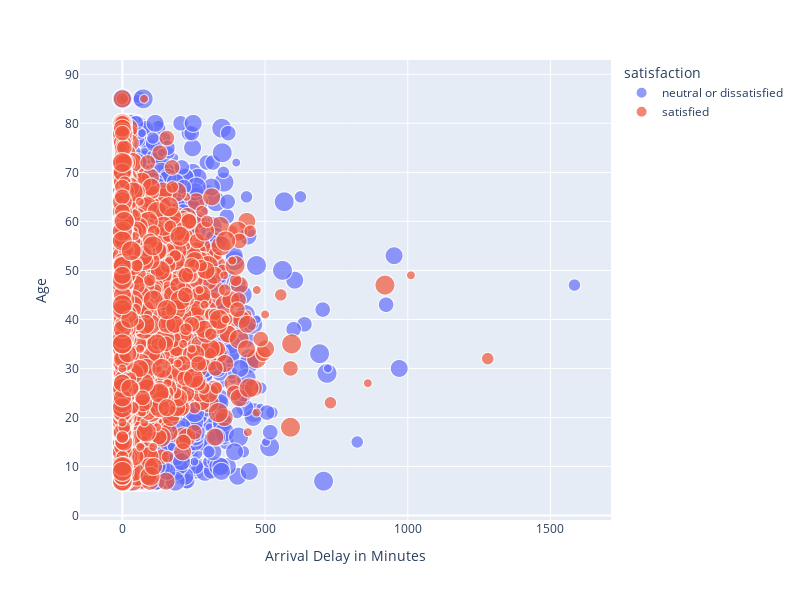

Notebook cell for this chart:
### Markdown cell above
Aus dem Diagramm lässt sich herauslesen, dass ein Großteil aller Flüge unter 1500 Meilen weit ist. Flugdistanzen darüber hinaus sind noch relativ häufig bis ca 4000 Meilen. Längere Flüge sind selten.
Hier sieht man nochmal visuell, dass es einige Bewertungen von unter 10 Jährigen gibt und generell einige Bewertungen von Minderjährigen.
Der Großteil der Beobachteten liegt zwischen 20 und 60. Dannach gibt es noch einige Beurteilungen von Menschen bis ca. 70, welche mengentechnisch passend zur Menge der Bewertungen von Minderjährigen. Bewertungen von über 70 Jährigen sind vergleichsweise unwichtig.

### Code cell
import plotly.express as px
columns = ["Arrival Delay in Minutes"] 
size_column = "Departure/Arrival time convenient" 
for column in columns: 
    fig = px.scatter(df,x=column,y='Age',color='satisfaction', size=size_column, width=800, height=600) 
    fig.show()

### Figure 1 — Plotly figure (JSON) as saved in the notebook; plotly's stock layout.template omitted (floating-point values rounded to 4 significant figures; data arrays with more than 128 entries replaced by an {"elided": "..."} marker saying what was removed)
{"data": [{"hovertemplate": "satisfaction=neutral or dissatisfied<br>Arrival Delay in Minutes=%{x}<br>Age=%{y}<br>Departure/Arrival time convenient=%{marker.size}<extra></extra>", "legendgroup": "neutral or dissatisfied", "marker": {"color": "#636efa", "size": {"elided": "58879 int values"}, "sizemode": "area", "sizeref": 0.0125, "symbol": "circle"}, "mode": "markers", "name": "neutral or dissatisfied", "showlegend": true, "type": "scattergl", "x": {"elided": "58879 float values"}, "xaxis": "x", "y": {"elided": "58879 int values"}, "yaxis": "y"}, {"hovertemplate": "satisfaction=satisfied<br>Arrival Delay in Minutes=%{x}<br>Age=%{y}<br>Departure/Arrival time convenient=%{marker.size}<extra></extra>", "legendgroup": "satisfied", "marker": {"color": "#EF553B", "size": {"elided": "45025 int values"}, "sizemode": "area", "sizeref": 0.0125, "symbol": "circle"}, "mode": "markers", "name": "satisfied", "showlegend": true, "type": "scattergl", "x": {"elided": "45025 float values"}, "xaxis": "x", "y": {"elided": "45025 int values"}, "yaxis": "y"}], "layout": {"height": 600, "legend": {"itemsizing": "constant", "title": {"text": "satisfaction"}, "tracegroupgap": 0}, "margin": {"t": 60}, "width": 800, "xaxis": {"anchor": "y", "domain": [0, 1], "title": {"text": "Arrival Delay in Minutes"}}, "yaxis": {"anchor": "x", "domain": [0, 1], "title": {"text": "Age"}}}}
